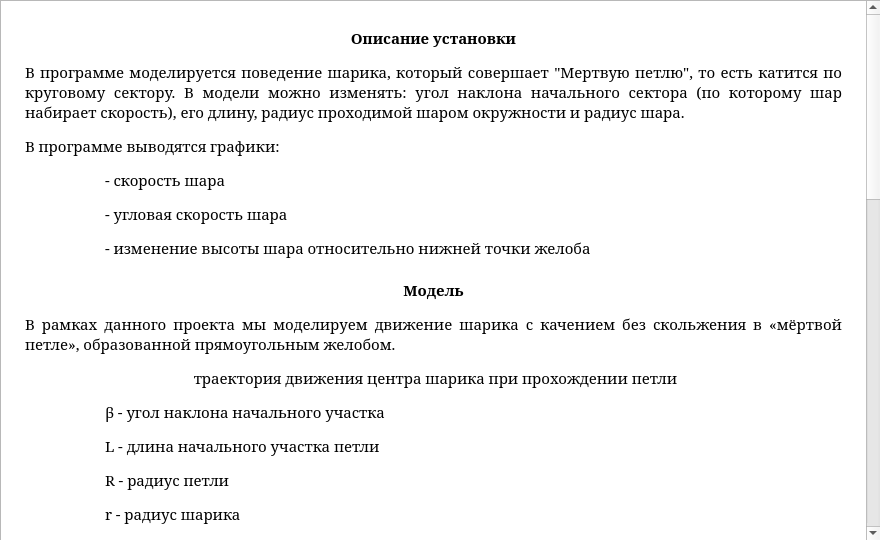
<?xml version="1.0" encoding="UTF-8"?>
<ui version="4.0">
 <class>help</class>
 <widget class="QMainWindow" name="help">
  <property name="geometry">
   <rect>
    <x>0</x>
    <y>0</y>
    <width>880</width>
    <height>540</height>
   </rect>
  </property>
  <property name="minimumSize">
   <size>
    <width>880</width>
    <height>540</height>
   </size>
  </property>
  <property name="maximumSize">
   <size>
    <width>880</width>
    <height>540</height>
   </size>
  </property>
  <property name="windowTitle">
   <string>О программе</string>
  </property>
  <property name="windowIcon">
   <iconset resource="../resources/mres.qrc">:/mres/ball.ico</iconset>
  </property>
  <property name="locale">
   <locale language="Russian" country="RussianFederation"/>
  </property>
  <widget class="QWidget" name="centralwidget">
   <widget class="QTextBrowser" name="textBrowser">
    <property name="geometry">
     <rect>
      <x>0</x>
      <y>0</y>
      <width>881</width>
      <height>541</height>
     </rect>
    </property>
    <property name="locale">
     <locale language="Russian" country="RussianFederation"/>
    </property>
    <property name="html">
     <string>&lt;!DOCTYPE HTML PUBLIC &quot;-//W3C//DTD HTML 4.0//EN&quot; &quot;http://www.w3.org/TR/REC-html40/strict.dtd&quot;&gt;
&lt;html&gt;
&lt;head&gt;
&lt;meta name=&quot;qrichtext&quot; content=&quot;1&quot; /&gt;
&lt;/head&gt;
&lt;body style=&quot;font-family:serif; font-size:11pt; font-weight:400; font-style:normal;&quot;&gt;
&lt;p style=&quot;-qt-paragraph-type:empty; -qt-block-indent:0; text-indent:0px; margin-top:0px; margin-bottom:0px; margin-left:0px; margin-right:0px;&quot;&gt;&lt;/p&gt;
&lt;p style=&quot;margin-left:20px;margin-right:20px;margin-top:0px;&quot; align=&quot;center&quot;&gt;&lt;span style=&quot;font-weight:600;&quot;&gt;Описание установки&lt;/span&gt;&lt;/p&gt;
&lt;p style=&quot;margin-left:20px;margin-right:20px;&quot; align=&quot;justify&quot;&gt;В программе моделируется поведение шарика, который совершает &amp;quot;Мертвую петлю&amp;quot;, то есть катится по круговому сектору. В модели можно изменять: угол наклона начального сектора (по которому шар набирает скорость), его длину, радиус проходимой шаром окружности и радиус шара.&lt;/p&gt;
&lt;p style=&quot;margin-left:20px;margin-right:20px;&quot; align=&quot;justify&quot;&gt;В программе выводятся графики: &lt;/p&gt;
&lt;p style=&quot;margin-left:20px;margin-right:20px;&quot; align=&quot;justify&quot;&gt;	- скорость шара&lt;/p&gt;
&lt;p style=&quot;margin-left:20px;margin-right:20px;&quot; align=&quot;justify&quot;&gt;	- угловая скорость шара &lt;/p&gt;
&lt;p style=&quot;margin-left:20px;margin-right:20px;&quot; align=&quot;justify&quot;&gt;	- изменение высоты шара относительно нижней точки желоба&lt;/p&gt;
&lt;p style=&quot;margin-left:20px;margin-right:20px;margin-top:20px;&quot; align=&quot;center&quot;&gt;&lt;span style=&quot;font-weight:600;&quot;&gt;Модель&lt;/span&gt;&lt;/p&gt;
&lt;p style=&quot;margin-left:20px;margin-right:20px;&quot; align=&quot;justify&quot;&gt;В рамках данного проекта мы моделируем движение шарика с качением без скольжения в «мёртвой петле», образованной прямоугольным желобом. &lt;/p&gt;
&lt;p style=&quot;margin-left:20px;margin-right:20px;&quot; align=&quot;center&quot;&gt;&lt;img src=&quot;:/help.files/image001.png&quot; /&gt;&lt;/p&gt;
&lt;p style=&quot;margin-left:20px;margin-right:20px;&quot; align=&quot;center&quot;&gt; траектория движения центра шарика при прохождении петли&lt;/p&gt;
&lt;p style=&quot;margin-left:20px;margin-right:20px;&quot; align=&quot;justify&quot;&gt;	β - угол наклона начального участка&lt;/p&gt;
&lt;p style=&quot;margin-left:20px;margin-right:20px;&quot; align=&quot;justify&quot;&gt;	L - длина начального участка петли&lt;/p&gt;
&lt;p style=&quot;margin-left:20px;margin-right:20px;&quot; align=&quot;justify&quot;&gt;	R - радиус петли&lt;/p&gt;
&lt;p style=&quot;margin-left:20px;margin-right:20px;&quot; align=&quot;justify&quot;&gt;	r - радиус шарика&lt;/p&gt;
&lt;p style=&quot;margin-left:20px;margin-right:20px;&quot; align=&quot;justify&quot;&gt;	α - текущий угол, с помощью которого задаём положение шарика &lt;/p&gt;
&lt;p style=&quot;margin-left:20px;margin-right:20px;&quot; align=&quot;justify&quot;&gt;Движение шарика разбивается на четыре основных участка: движение по наклонной части желоба, движение по входному в петлю сектору β, движение и петле и выкатывание шарика по горизонтальному участку желоба. &lt;/p&gt;
&lt;p style=&quot;margin-left:20px;margin-right:20px;&quot; align=&quot;justify&quot;&gt;Поскольку мы имеем дело с качением, для решения задачи нам необходимо составить уравнение динамики вращательного движения твёрдого тела относительно оси вращения. &lt;/p&gt;
&lt;p style=&quot;margin-left:20px;margin-right:20px;&quot; align=&quot;center&quot;&gt;&lt;img src=&quot;:/help.files/pic1.PNG&quot; /&gt;&lt;/p&gt;
&lt;p style=&quot;margin-left:20px;margin-right:20px;&quot; align=&quot;justify&quot;&gt;Необходимо вычислить момент инерции. Рассмотрим вращение шарика относительно неподвижной оси, совпадающей в данный момент времени с мгновенной осью вращения. Нам известен момент инерции шарика относительно оси, проходящей через центр масс. Поэтому мы можем воспользоваться теоремой Штейнера, если найдём расстояние между осями: &lt;/p&gt;
&lt;p style=&quot;margin-left:20px;margin-right:20px;&quot; align=&quot;center&quot;&gt;&lt;img src=&quot;:/help.files/image002.png&quot; /&gt;&lt;/p&gt;
&lt;p style=&quot;margin-left:20px;margin-right:20px;&quot; align=&quot;center&quot;&gt;&lt;img src=&quot;:/help.files/image004.png&quot; /&gt;&lt;/p&gt;
&lt;p style=&quot;margin-left:20px;margin-right:20px;&quot; align=&quot;center&quot;&gt;Поперечное сечение шарика и желоба&lt;/p&gt;
&lt;p style=&quot;margin-left:20px;margin-right:20px;&quot; align=&quot;justify&quot;&gt;Вращение шарика при качении происходит вокруг оси, обозначенной пунктиром.&lt;/p&gt;
&lt;p style=&quot;margin-left:20px;margin-right:20px;&quot; align=&quot;justify&quot;&gt;Воспользуемся теоремой Штейнера.&lt;/p&gt;
&lt;p style=&quot;margin-left:20px;margin-right:20px;&quot; align=&quot;center&quot;&gt;&lt;img src=&quot;:/help.files/image006.png&quot; /&gt;&lt;/p&gt;
&lt;p style=&quot;margin-left:20px;margin-right:20px;&quot; align=&quot;justify&quot;&gt;Теперь рассмотрим первый участок движения шарика: &lt;/p&gt;
&lt;p style=&quot;margin-left:20px;margin-right:20px;&quot; align=&quot;justify&quot;&gt;Относительно данной оси в уравнении динамики вращательного движения твёрдого тела ненулевым является только момент силы тяжести. &lt;/p&gt;
&lt;p style=&quot;margin-left:20px;margin-right:20px;&quot; align=&quot;center&quot;&gt;&lt;img src=&quot;:/help.files/sn1.PNG&quot; /&gt;&lt;/p&gt;
&lt;p style=&quot;margin-left:20px;margin-right:20px;&quot; align=&quot;justify&quot;&gt;Мы можем вычислить характеристики шарика: &lt;/p&gt;
&lt;p style=&quot;margin-left:20px;margin-right:20px;&quot; align=&quot;center&quot;&gt;&lt;img src=&quot;:/help.files/sn2.PNG&quot; /&gt;&lt;/p&gt;
&lt;p style=&quot;margin-left:20px;margin-right:20px;&quot; align=&quot;center&quot;&gt;&lt;img src=&quot;:/help.files/image012.png&quot; /&gt;&lt;/p&gt;
&lt;p style=&quot;margin-left:20px;margin-right:20px;&quot; align=&quot;justify&quot;&gt;На втором участке при расчёте углового ускорения шарика и мгновенного ускорения поступаем аналогично. Движение рассматриваем как движение по окружности (пунктир на рисунке соответствует траектории движения центра шарика). &lt;/p&gt;
&lt;p style=&quot;margin-left:20px;margin-right:20px;&quot; align=&quot;justify&quot;&gt;Угол α изменяется от – β до 2π &lt;/p&gt;
&lt;p style=&quot;margin-left:20px;margin-right:20px;&quot; align=&quot;center&quot;&gt;&lt;img src=&quot;:/help.files/image014.png&quot; /&gt;&lt;/p&gt;
&lt;p style=&quot;margin-left:20px;margin-right:20px;&quot; align=&quot;center&quot;&gt;&lt;img src=&quot;:/help.files/sn3.PNG&quot; /&gt;&lt;/p&gt;
&lt;p style=&quot;margin-left:20px;margin-right:20px;&quot; align=&quot;justify&quot;&gt;Так как &lt;img src=&quot;:/help.files/image018.png&quot; /&gt;, найдём α при помощи метода Эйлера. Реализация его алгоритма находится непосредственно в коде. &lt;/p&gt;
&lt;p style=&quot;margin-left:20px;margin-right:20px;&quot; align=&quot;center&quot;&gt;&lt;img src=&quot;:/help.files/image020.png&quot; /&gt;&lt;/p&gt;
&lt;p style=&quot;margin-left:20px;margin-right:20px;&quot; align=&quot;justify&quot;&gt;Третий участок отличается от второго смещением по ещё одной оси координат (необходимо для движения именно по петле, а не по замкнутой окружности). &lt;/p&gt;
&lt;p style=&quot;margin-left:20px;margin-right:20px;&quot; align=&quot;justify&quot;&gt;Движение по последнему участку: &lt;/p&gt;
&lt;p style=&quot;margin-left:20px;margin-right:20px;&quot; align=&quot;center&quot;&gt;&lt;img src=&quot;:/help.files/image022.png&quot; /&gt;&lt;/p&gt;
&lt;p style=&quot;margin-left:20px;margin-right:20px;&quot; align=&quot;justify&quot;&gt;Случай падения находим, если выполняется: &lt;/p&gt;
&lt;p style=&quot;margin-left:20px;margin-right:20px;&quot; align=&quot;center&quot;&gt;&lt;img src=&quot;:/help.files/image024.png&quot; /&gt;&lt;/p&gt;
&lt;p style=&quot;margin-left:20px;margin-right:20px;margin-top:20px;&quot; align=&quot;center&quot;&gt;&lt;span style=&quot;font-weight:600;&quot;&gt;Помощь в управлении&lt;/span&gt;&lt;/p&gt;
&lt;p style=&quot;margin-left:20px;margin-right:20px;&quot; align=&quot;justify&quot;&gt;При запуске программы, перед вами открывается загрузочное окно с титульным лиистом проекта.&lt;/p&gt;
&lt;p style=&quot;margin-left:20px;margin-right:20px;&quot; align=&quot;justify&quot;&gt;Второе загруженное окно - главное окно приложения, изменить вид на установку можно с помощью колесика мышки &lt;span style=&quot;font-style:italic;&quot;&gt;(увеличение, уменьшение)&lt;/span&gt; и с помощье левой кнопки мыши &lt;span style=&quot;font-style:italic;&quot;&gt;(нажать левую кнопку мыши и перемещая мышь изменить угол обзора)&lt;/span&gt;. На вкладке графики предоставлены графики изменения различных величин, с помощью колесика мышки можно изменять его масштаб.&lt;/p&gt;
&lt;p style=&quot;-qt-paragraph-type:empty; -qt-block-indent:0; text-indent:0px; margin-top:0px; margin-bottom:0px; margin-left:0px; margin-right:0px;&quot;&gt;&lt;/p&gt;
&lt;/body&gt;
&lt;/html&gt;</string>
    </property>
   </widget>
  </widget>
 </widget>
 <resources>
  <include location="../resources/mres.qrc"/>
 </resources>
 <connections/>
</ui>
